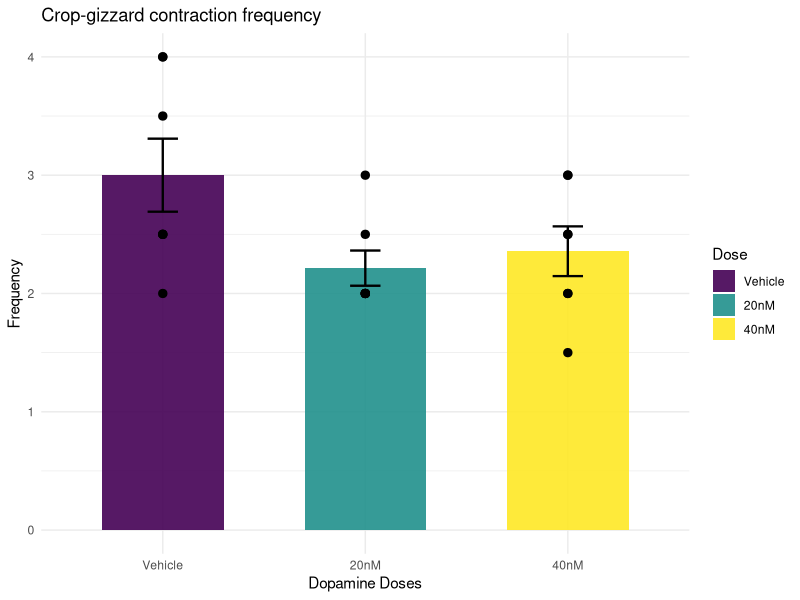
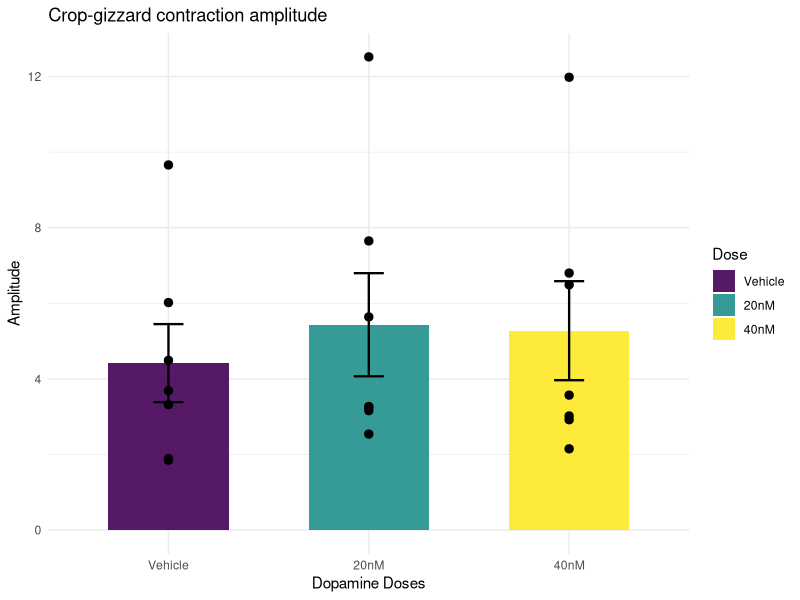

Source code (R) for these figures, in order:
## ---- chunk 1
library(tidyverse) 
library(tidyr)
library(readxl)
setwd("D:/Yiwei/WFU/Senior/Spring 2026/PSY 279 B/Portfolio_ds4p/")
the.data <- read_excel("Crop-Gizzard.xlsx")
## ---- chunk 2
vehicle_freq_mean <- mean(the.data$frequency[the.data$dose == 1])
vehicle_freq_sd <- sd(the.data$frequency[the.data$dose == 1])

low_freq_mean <- mean(the.data$frequency[the.data$dose == 2])
low_freq_sd <- sd(the.data$frequency[the.data$dose == 2])

high_freq_mean <- mean(the.data$frequency[the.data$dose == 3])
high_freq_sd <- sd(the.data$frequency[the.data$dose == 3])

the.data <- the.data %>% 
  mutate(
    dose = case_when(
      dose == 1 ~ "vehicle",
      dose == 2 ~ "20nM",
      dose == 3 ~ "40nM"
    )
  )

#the.data %>% 
#  ggplot() +
#  geom_bar(aes(x = dose,
#               y = c(vehicle_freq_mean, low_freq_mean, high_freq_mean),
#               stat = "identity"
#               )
#  ) +
#  geom_errorbar((aes(x = dose,
#                     y = c(vehicle_freq_sd, low_freq_sd, high_freq_sd)
#                     )
#                 )
#  ) +
#  geom_point(aes(x = dose,
#                 y = frequency
#                 )
#  )
## ---- chunk 3
rm(list = ls())
the.data <- read_excel("Crop-Gizzard.xlsx")

the.data <- the.data %>% 
  mutate(
    dose = case_when(
      dose == 1 ~ "vehicle",
      dose == 2 ~ "20nM",
      dose == 3 ~ "40nM"
    )
  )

veh.data <- the.data %>% 
  filter(dose == "vehicle")

low.data <- the.data %>% 
  filter(dose == "20nM")

high.data <- the.data %>% 
  filter(dose == "40nM")

new.freq.data <- data.frame(
  veh_freq = veh.data$frequency,
  low_freq = low.data$frequency,
  high_freq = high.data$frequency
)

mean_freq <- colMeans(new.freq.data)

#new.freq.data %>% 
#  ggplot()+
#  geom_bar(x = names(new.freq.data),
#           y = colMeans(new.freq.data, na.rm = TRUE)
#    )
## ---- chunk 4
rm(list = ls())
the.data <- read_excel("Crop-Gizzard.xlsx")

the.data <- the.data %>%
  mutate(
    dose = factor(
      dose,
      levels = c(1, 2, 3),
      labels = c("Vehicle", "20nM", "40nM")
    )
  )

summary_data <- the.data %>%
  group_by(dose) %>%
  summarise(
    mean_freq = mean(frequency, na.rm = TRUE),
    sem_freq  = sd(frequency, na.rm = TRUE) / sqrt(n()),
    .groups = "drop"
  )

ggplot() +
  geom_col(data = summary_data,
           aes(x = dose,
                 y = mean_freq, 
                 fill = dose
                 ),
            width = 0.6,
            alpha = 0.9
          ) +
  geom_errorbar(data = summary_data,
                aes(
                  x = dose,
                  ymin = mean_freq - sem_freq, 
                  ymax = mean_freq + sem_freq
                  ), 
                width = 0.15, 
                linewidth = 0.8
                ) +
  geom_point(data = the.data,
             aes(x = dose, 
                 y = frequency),
             size = 2.5
            ) +
  labs(title = "Crop-gizzard contraction frequency",
       x = "Dopamine Doses",
       y = "Frequency",
       fill = "Dose"
    ) +
  theme_minimal() +
  scale_fill_viridis_d()
## ---- chunk 5
summary_data2 <- the.data %>%
  group_by(dose) %>%
  summarise(
    mean_amp = mean(amplitude, na.rm = TRUE),
    sem_amp  = sd(amplitude, na.rm = TRUE) / sqrt(n()),
    .groups = "drop"
  )

ggplot() +
  geom_col(data = summary_data2,
           aes(x = dose,
                 y = mean_amp, 
                 fill = dose
                 ),
            width = 0.6,
            alpha = 0.9
          ) +
  geom_errorbar(data = summary_data2,
                aes(
                  x = dose,
                  ymin = mean_amp - sem_amp, 
                  ymax = mean_amp + sem_amp
                  ), 
                width = 0.15, 
                linewidth = 0.8
                ) +
  geom_point(data = the.data,
             aes(x = dose, 
                 y = amplitude),
             size = 2.5
            ) +
  labs(title = "Crop-gizzard contraction amplitude",
       x = "Dopamine Doses",
       y = "Amplitude",
       fill = "Dose"
    ) +
  theme_minimal() +
  scale_fill_viridis_d()
